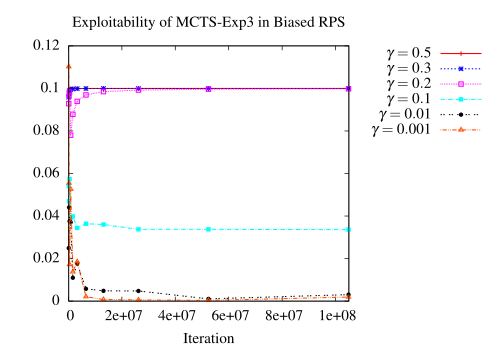

Here is the gnuplot script that generated this plot:
set terminal epslatex color colortext standalone header "\\usepackage[T1]{fontenc}\n\\usepackage{mathptmx}\n\\usepackage{helvet}"
set out 'exp3.tex'
set key out vert
set key right
set title 'Exploitability of MCTS-Exp3 in Biased RPS'
set xlabel 'Iteration'
set xrange [100000:105000000]
plot "mcts-exp3-c0.5.dat" using 1:2 with linespoints lt 1 lw 3 title '$\gamma=0.5$', \
     "mcts-exp3-c0.3.dat" using 1:2 with linespoints lt 3 lw 3 title '$\gamma=0.3$', \
     "mcts-exp3-c0.2.dat" using 1:2 with linespoints lt 4 lw 3 title '$\gamma=0.2$', \
     "mcts-exp3-c0.1.dat" using 1:2 with linespoints lt 5 lw 3 title '$\gamma=0.1$', \
     "mcts-exp3-c0.01.dat" using 1:2 with linespoints lt 7 lw 3 title '$\gamma=0.01$', \
     "mcts-exp3-c0.001.dat" using 1:2 with linespoints lt 8 lw 3 title '$\gamma=0.001$'
